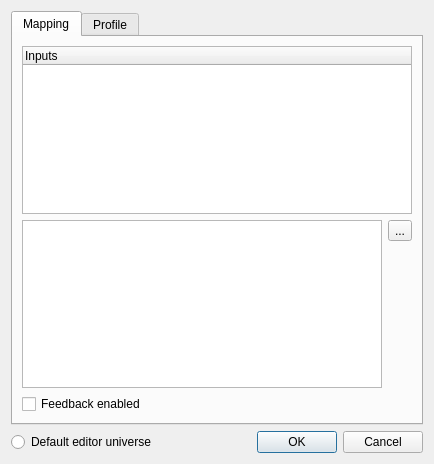
<?xml version="1.0" encoding="UTF-8"?>
<ui version="4.0">
 <class>InputPatchEditor</class>
 <widget class="QDialog" name="InputPatchEditor">
  <property name="geometry">
   <rect>
    <x>0</x>
    <y>0</y>
    <width>434</width>
    <height>464</height>
   </rect>
  </property>
  <property name="windowTitle">
   <string>Input patch editor</string>
  </property>
  <layout class="QGridLayout" name="gridLayout_3">
   <item row="0" column="0" colspan="2">
    <widget class="QTabWidget" name="m_tab">
     <property name="currentIndex">
      <number>0</number>
     </property>
     <widget class="QWidget" name="Mapping">
      <attribute name="title">
       <string>Mapping</string>
      </attribute>
      <layout class="QGridLayout" name="gridLayout_2">
       <item row="0" column="0" colspan="2">
        <widget class="QTreeWidget" name="m_mapTree">
         <property name="sizePolicy">
          <sizepolicy hsizetype="Expanding" vsizetype="Expanding">
           <horstretch>0</horstretch>
           <verstretch>0</verstretch>
          </sizepolicy>
         </property>
         <column>
          <property name="text">
           <string>Inputs</string>
          </property>
         </column>
        </widget>
       </item>
       <item row="1" column="0" rowspan="2">
        <widget class="QTextBrowser" name="m_infoBrowser">
         <property name="sizePolicy">
          <sizepolicy hsizetype="Expanding" vsizetype="Expanding">
           <horstretch>0</horstretch>
           <verstretch>0</verstretch>
          </sizepolicy>
         </property>
        </widget>
       </item>
       <item row="1" column="1">
        <widget class="QToolButton" name="m_configureButton">
         <property name="text">
          <string notr="true">...</string>
         </property>
         <property name="icon">
          <iconset resource="qlcui.qrc">
           <normaloff>:/configure.png</normaloff>:/configure.png</iconset>
         </property>
         <property name="iconSize">
          <size>
           <width>26</width>
           <height>26</height>
          </size>
         </property>
        </widget>
       </item>
       <item row="2" column="1">
        <spacer name="verticalSpacer">
         <property name="orientation">
          <enum>Qt::Vertical</enum>
         </property>
         <property name="sizeHint" stdset="0">
          <size>
           <width>20</width>
           <height>109</height>
          </size>
         </property>
        </spacer>
       </item>
       <item row="3" column="0">
        <widget class="QCheckBox" name="m_feedbackEnabledCheck">
         <property name="toolTip">
          <string>Send feedback data to the input universe for moving e.g. motorized sliders.</string>
         </property>
         <property name="text">
          <string>Feedback enabled</string>
         </property>
        </widget>
       </item>
      </layout>
     </widget>
     <widget class="QWidget" name="Profile">
      <attribute name="title">
       <string>Profile</string>
      </attribute>
      <layout class="QGridLayout" name="gridLayout">
       <item row="0" column="0" rowspan="4">
        <widget class="QTreeWidget" name="m_profileTree">
         <property name="rootIsDecorated">
          <bool>false</bool>
         </property>
         <property name="itemsExpandable">
          <bool>false</bool>
         </property>
         <property name="allColumnsShowFocus">
          <bool>true</bool>
         </property>
         <column>
          <property name="text">
           <string>Profile</string>
          </property>
         </column>
        </widget>
       </item>
       <item row="0" column="1">
        <widget class="QToolButton" name="m_addProfileButton">
         <property name="toolTip">
          <string>Create a new input profile</string>
         </property>
         <property name="text">
          <string notr="true">...</string>
         </property>
         <property name="icon">
          <iconset resource="qlcui.qrc">
           <normaloff>:/edit_add.png</normaloff>:/edit_add.png</iconset>
         </property>
         <property name="iconSize">
          <size>
           <width>26</width>
           <height>26</height>
          </size>
         </property>
        </widget>
       </item>
       <item row="1" column="1">
        <widget class="QToolButton" name="m_removeProfileButton">
         <property name="toolTip">
          <string>Delete the selected input profile</string>
         </property>
         <property name="text">
          <string notr="true">...</string>
         </property>
         <property name="icon">
          <iconset resource="qlcui.qrc">
           <normaloff>:/edit_remove.png</normaloff>:/edit_remove.png</iconset>
         </property>
         <property name="iconSize">
          <size>
           <width>26</width>
           <height>26</height>
          </size>
         </property>
        </widget>
       </item>
       <item row="2" column="1">
        <widget class="QToolButton" name="m_editProfileButton">
         <property name="toolTip">
          <string>Edit the selected input profile</string>
         </property>
         <property name="text">
          <string notr="true">...</string>
         </property>
         <property name="icon">
          <iconset resource="qlcui.qrc">
           <normaloff>:/edit.png</normaloff>:/edit.png</iconset>
         </property>
         <property name="iconSize">
          <size>
           <width>26</width>
           <height>26</height>
          </size>
         </property>
        </widget>
       </item>
       <item row="3" column="1">
        <spacer name="verticalSpacer_2">
         <property name="orientation">
          <enum>Qt::Vertical</enum>
         </property>
         <property name="sizeHint" stdset="0">
          <size>
           <width>20</width>
           <height>170</height>
          </size>
         </property>
        </spacer>
       </item>
      </layout>
     </widget>
    </widget>
   </item>
   <item row="1" column="1">
    <widget class="QDialogButtonBox" name="m_buttonBox">
     <property name="orientation">
      <enum>Qt::Horizontal</enum>
     </property>
     <property name="standardButtons">
      <set>QDialogButtonBox::Cancel|QDialogButtonBox::Ok</set>
     </property>
    </widget>
   </item>
   <item row="1" column="0">
    <widget class="QRadioButton" name="m_editorUniverseRadio">
     <property name="toolTip">
      <string>Use this universe for e.g. scene channel value setting in scene editor</string>
     </property>
     <property name="text">
      <string>Default editor universe</string>
     </property>
    </widget>
   </item>
  </layout>
 </widget>
 <resources>
  <include location="qlcui.qrc"/>
 </resources>
 <connections>
  <connection>
   <sender>m_buttonBox</sender>
   <signal>accepted()</signal>
   <receiver>InputPatchEditor</receiver>
   <slot>accept()</slot>
   <hints>
    <hint type="sourcelabel">
     <x>424</x>
     <y>454</y>
    </hint>
    <hint type="destinationlabel">
     <x>157</x>
     <y>274</y>
    </hint>
   </hints>
  </connection>
  <connection>
   <sender>m_buttonBox</sender>
   <signal>rejected()</signal>
   <receiver>InputPatchEditor</receiver>
   <slot>reject()</slot>
   <hints>
    <hint type="sourcelabel">
     <x>424</x>
     <y>454</y>
    </hint>
    <hint type="destinationlabel">
     <x>286</x>
     <y>274</y>
    </hint>
   </hints>
  </connection>
  <connection>
   <sender>m_mapTree</sender>
   <signal>doubleClicked(QModelIndex)</signal>
   <receiver>InputPatchEditor</receiver>
   <slot>accept()</slot>
   <hints>
    <hint type="sourcelabel">
     <x>200</x>
     <y>116</y>
    </hint>
    <hint type="destinationlabel">
     <x>430</x>
     <y>129</y>
    </hint>
   </hints>
  </connection>
  <connection>
   <sender>m_feedbackEnabledCheck</sender>
   <signal>toggled(bool)</signal>
   <receiver>InputPatchEditor</receiver>
   <slot>slotFeedbackToggled(bool)</slot>
   <hints>
    <hint type="sourcelabel">
     <x>82</x>
     <y>389</y>
    </hint>
    <hint type="destinationlabel">
     <x>162</x>
     <y>424</y>
    </hint>
   </hints>
  </connection>
 </connections>
 <slots>
  <slot>slotFeedbackToggled(bool)</slot>
 </slots>
</ui>
